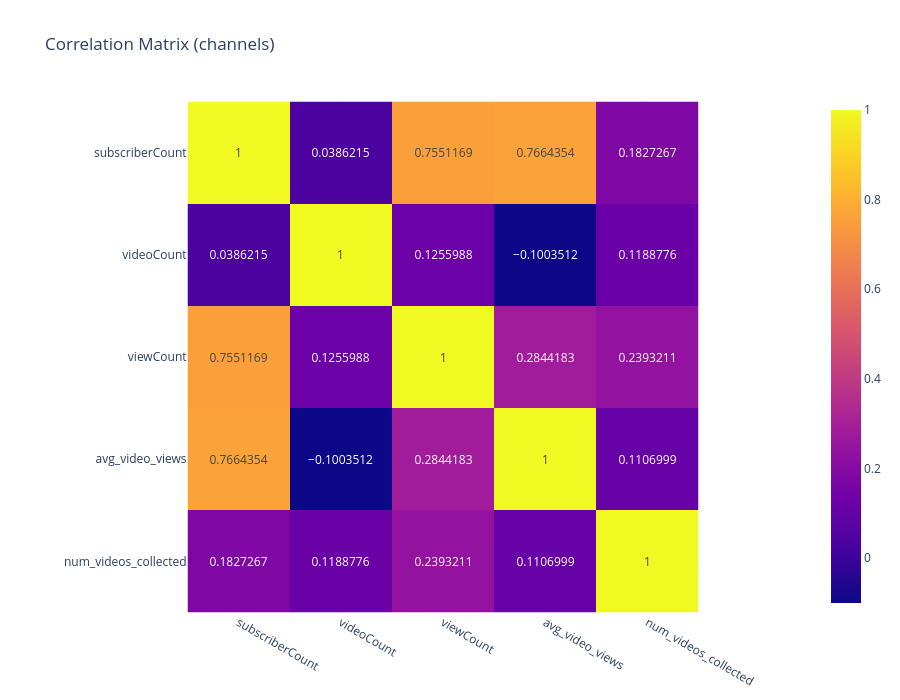

Notebook source saved alongside this figure:
### Markdown cell above
##### Correlation heatmap for numeric features (channels)

### Code cell
num_cols = ['subscriberCount','videoCount','viewCount','avg_video_views','num_videos_collected','channel_age_days']
num_present = [c for c in num_cols if c in channels_df.columns]
corr = channels_df[num_present].corr()
fig_corr = px.imshow(corr, text_auto=True, title='Correlation Matrix (channels)')
fig_corr.update_layout(template='plotly_white', width=900, height=700)
fig_corr.show()

### Figure 1 — Plotly figure (JSON) as saved in the notebook; plotly's stock layout.template omitted (floating-point values rounded to 4 significant figures)
{"data": [{"coloraxis": "coloraxis", "hovertemplate": "x: %{x}<br>y: %{y}<br>color: %{z}<extra></extra>", "name": "0", "texttemplate": "%{z}", "type": "heatmap", "x": ["subscriberCount", "videoCount", "viewCount", "avg_video_views", "num_videos_collected"], "xaxis": "x", "y": ["subscriberCount", "videoCount", "viewCount", "avg_video_views", "num_videos_collected"], "yaxis": "y", "z": [[1, 0.03862, 0.7551, 0.7664, 0.1827], [0.03862, 1, 0.1256, -0.1004, 0.1189], [0.7551, 0.1256, 1, 0.2844, 0.2393], [0.7664, -0.1004, 0.2844, 1, 0.1107], [0.1827, 0.1189, 0.2393, 0.1107, 1]]}], "layout": {"coloraxis": {"colorscale": [[0, "#0d0887"], [0.1111, "#46039f"], [0.2222, "#7201a8"], [0.3333, "#9c179e"], [0.4444, "#bd3786"], [0.5556, "#d8576b"], [0.6667, "#ed7953"], [0.7778, "#fb9f3a"], [0.8889, "#fdca26"], [1, "#f0f921"]]}, "height": 700, "title": {"text": "Correlation Matrix (channels)"}, "width": 900, "xaxis": {"anchor": "y", "constrain": "domain", "domain": [0, 1], "scaleanchor": "y"}, "yaxis": {"anchor": "x", "autorange": "reversed", "constrain": "domain", "domain": [0, 1]}}}
